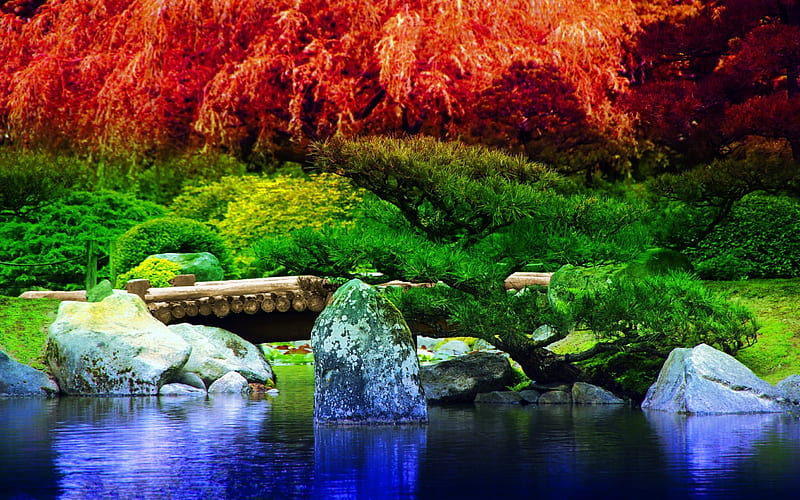
#> input picture scenery.jpg, 800 x 500 px
$ python samplingQuantization.py
#> lines starting #> are read from the running program, lines starting #| are printed output that depends on the picture; after the words box and inside, x2 and y2 are one past the last pixel; in counts of white or black regions, pixels touching at a corner belong together
# SAMPLING AND QUANTIZATION

import cv2 as cv
import numpy as np

flags = [i for i in dir(cv) if i.startswith('COLOR_')]
#print(flags)

inputImg = cv.imread("scenery.jpg")
#> inputImg is the input picture: shape (500, 800, 3); mean B, G, R 55.6, 75.5, 83.7

'''
# display the image as such
cv.imshow('Input Image', inputImg)
cv.waitKey(0)
'''

'''
# display the image after converting to gray
grayImg = cv.cvtColor(inputImg, cv.COLOR_RGB2GRAY)
cv.imshow("Gray Image", grayImg)
cv.waitKey(0)
'''

'''
# resize an image
resizeImg = cv.resize(inputImg, (200, 200))
cv.imshow("Resized Image", resizeImg)
cv.waitKey(0)
cv.imwrite("Resized_Image.jpg", resizeImg)
'''

# convert to HSV and extract specific color images
hsv = cv.cvtColor(inputImg, cv.COLOR_BGR2HSV)
#> hsv: shape (500, 800, 3); mean H, S, V 73.5, 190.5, 120

# to extract green
green = np.uint8([[[0, 255, 0]]])
hsvGreen = cv.cvtColor(green, cv.COLOR_BGR2HSV)

hueGreen = hsvGreen[0][0][0]
lowerGreen = np.array([hueGreen - 10, 100, 100])
upperGreen = np.array([hueGreen + 10, 255, 255])

maskGreen = cv.inRange(hsv, lowerGreen, upperGreen)
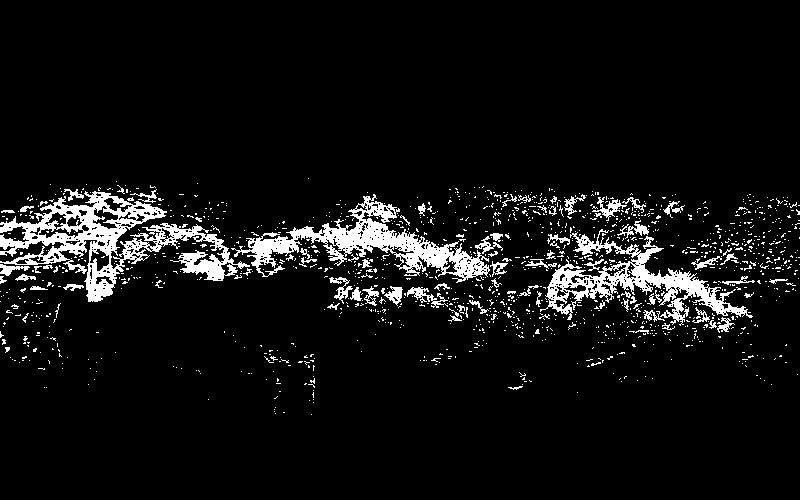
#> maskGreen: shape (500, 800); 7% white; 1357 white regions (1270 under 20 px), largest, box (x1, y1, x2, y2) and area: (0, 191, 250, 302) 8075, (231, 194, 490, 283) 5829, (540, 229, 753, 326) 4959

# to extract blue
blue = np.uint8([[[255, 0, 0]]])
hsvBlue = cv.cvtColor(blue, cv.COLOR_BGR2HSV)

hueBlue = hsvBlue[0][0][0]
lowerBlue = np.array([hueBlue - 10, 100, 100])
upperBlue = np.array([hueBlue + 10, 255, 255])

maskBlue = cv.inRange(hsv, lowerBlue, upperBlue)
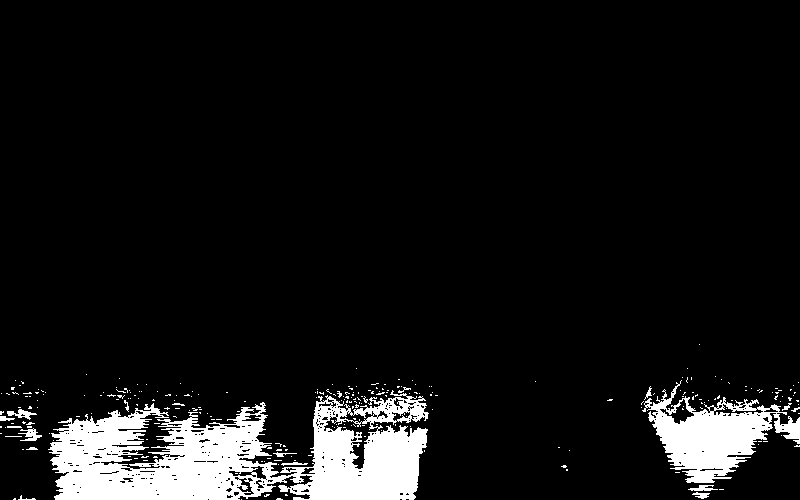
#> maskBlue: shape (500, 800); 8.2% white; 261 white regions (243 under 20 px), largest, box (x1, y1, x2, y2) and area: (48, 390, 429, 500) 24350, (642, 380, 800, 483) 6903, (18, 428, 42, 441) 147

mask = maskGreen + maskBlue
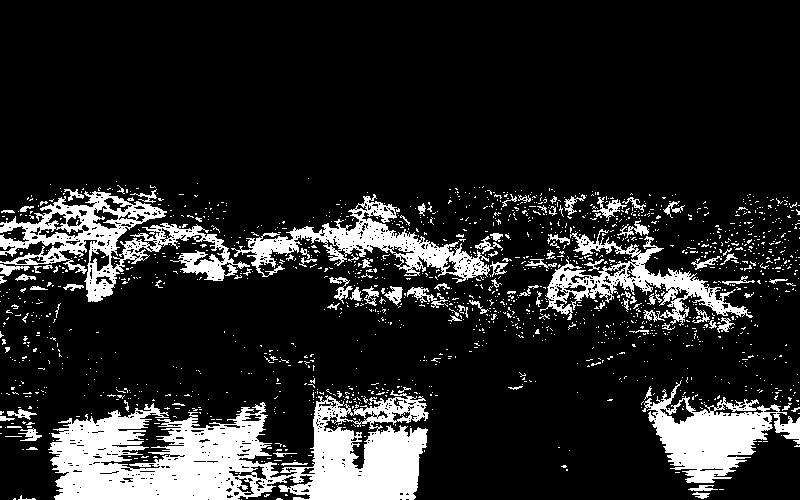
#> mask: shape (500, 800); 15.3% white; 1618 white regions (1513 under 20 px), largest, box (x1, y1, x2, y2) and area: (48, 390, 429, 500) 24350, (0, 191, 250, 302) 8075, (642, 380, 800, 483) 6903

res = cv.bitwise_and(inputImg, inputImg, mask=mask)
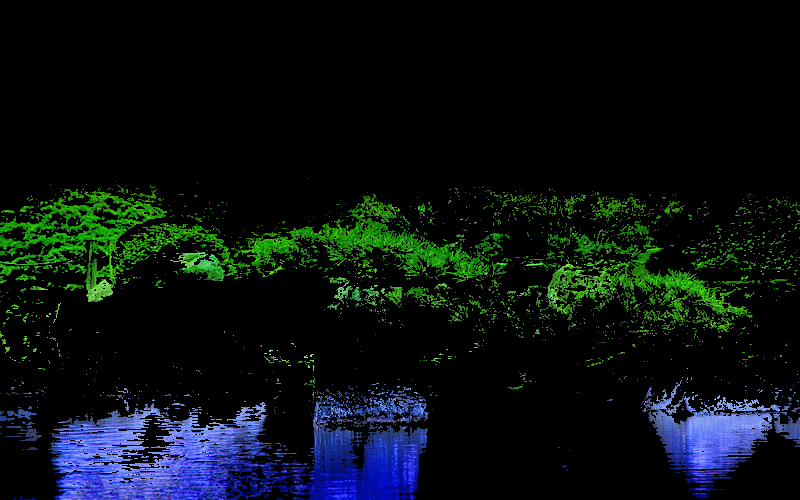
#> res: shape (500, 800, 3); mean B, G, R 17.2, 16.3, 8.3

cv.imshow("Masked", mask)
cv.waitKey(0)
cv.imshow("Green", res)
cv.waitKey(0)
